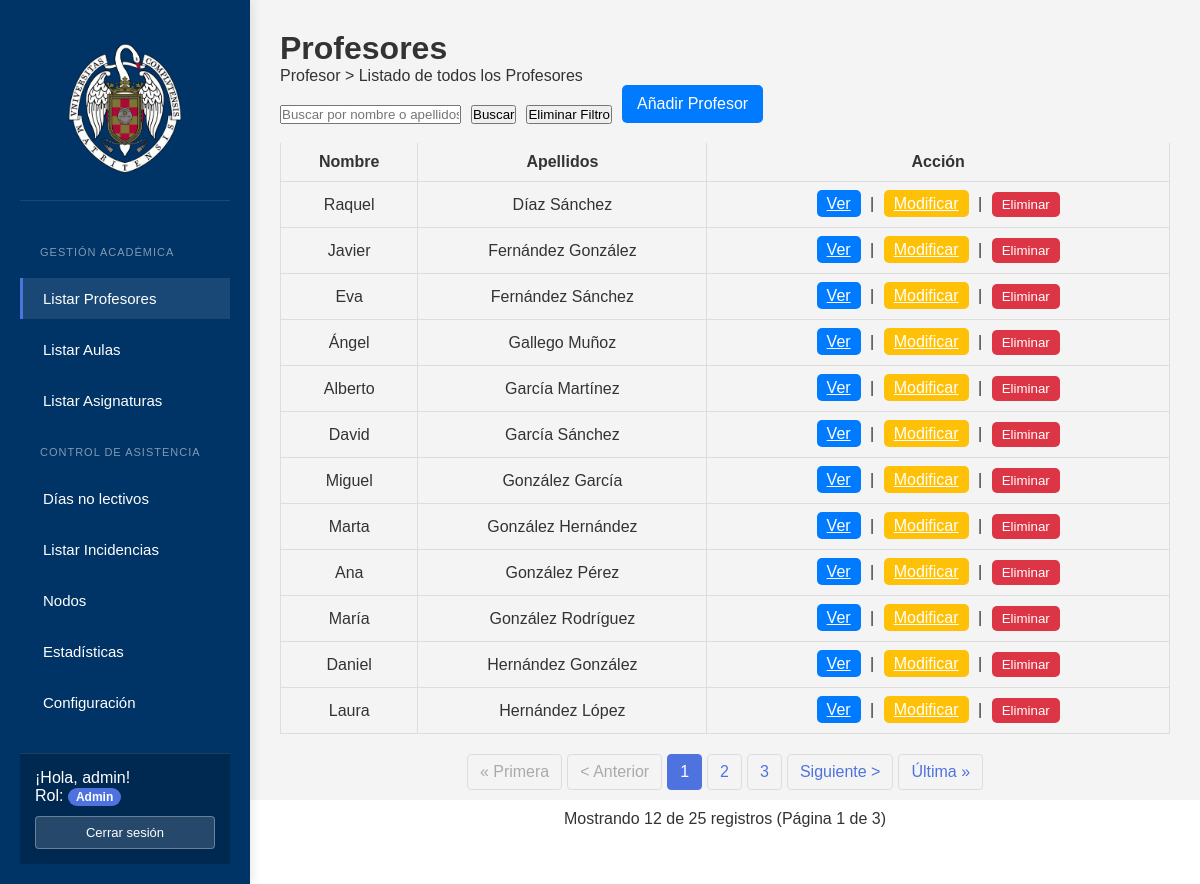
The app's page /ListadoProfesores.php (signed in) with its own data.
### tables this page shows
CREATE TABLE `profesores` (
  `id` int(11) NOT NULL,
  `nombre` varchar(50) NOT NULL,
  `apellidos` varchar(100) NOT NULL,
  `identificador` varchar(50) DEFAULT NULL,
  `CorreoPropio` varchar(100) DEFAULT NULL,
  `departamento_id` int(11) DEFAULT NULL
);

### www/ListadoProfesores.php (the view, shortened to what this page needs)
<!DOCTYPE html>
<html lang="es">
<head>
    <link rel="stylesheet" href="styles.css">
</head>
<body>
    <?php include("php/sidebar.php"); ?>
    <div class="main-content">
        <h1>Profesores</h1>
        <p>Profesor > Listado de todos los Profesores</p>
        <form method="GET" action="" style="display: flex; gap: 10px; align-items: center;">
            <input type="text" name="search" placeholder="Buscar por nombre o apellidos"
                   value="<?php echo isset($_GET['search']) ? htmlspecialchars($_GET['search']) : ''; ?>">
            <button type="submit">Buscar</button>
            <button type="button" onclick="window.location.href='ListadoProfesores.php'">Eliminar Filtro</button>
            <?php if (isset($_SESSION['rol']) && $_SESSION['rol'] === 'admin'): ?>
                <a href="AgregarProfesor.php" class="add-btn">Añadir Profesor</a>
            <?php endif; ?>
        </form>
        <table class="data-table">
            <thead>
                <tr>
                    <th>Nombre</th>
                    <th>Apellidos</th>
                    <th>Acción</th>
                </tr>
            </thead>
            <tbody>
                <?php
                include("php/conexion.php");
                $registros_por_pagina = 12;
                $pagina_actual = isset($_GET['pagina']) ? intval($_GET['pagina']) : 1;
                $offset = ($pagina_actual - 1) * $registros_por_pagina;
                $query = "SELECT * FROM profesores";
                $params = [];
                $types = "";
                $query_count = str_replace("SELECT *", "SELECT COUNT(*) as total", $query);
                $stmt_count = $conn->prepare($query_count);
                $stmt_count->execute();
                $result_count = $stmt_count->get_result();
                $row_count = $result_count->fetch_assoc();
                $total_registros = $row_count['total'];
                $total_paginas = ceil($total_registros / $registros_por_pagina);
                $query .= " ORDER BY apellidos, nombre LIMIT ? OFFSET ?";
                $params[] = $registros_por_pagina;
                $params[] = $offset;
                $types .= "ii";
                $stmt = $conn->prepare($query);
                if (!empty($params)) {
                    $stmt->bind_param($types, ...$params);
                }
                $stmt->execute();
                $result = $stmt->get_result();
                if ($result && $result->num_rows > 0) {
                    while ($row = $result->fetch_assoc()) {
                        echo "<tr>";
                        echo "<td data-label='Nombre'>" . htmlspecialchars($row['nombre']) . "</td>";
                        echo "<td data-label='Apellidos'>" . htmlspecialchars($row['apellidos']) . "</td>";
                        echo "<td data-label='Acción'>";
                        echo "<a href='VerDatosProfesor.php?id=" . htmlspecialchars($row['id']) . "' class='view-btn'>Ver</a>";
                        if (in_array($_SESSION['rol'], ['admin', 'editor'])) {
                            echo " | <a href='ModificarProfesor.php?id=" . htmlspecialchars($row['id']) . "' class='edit-btn'>Modificar</a>";
                        }
                        if ($_SESSION['rol'] === 'admin') {
                            echo " | <button onclick='confirmarEliminacion(" . htmlspecialchars($row['id']) . ")' class='delete-btn'>Eliminar</button>";
                        }
                        echo "</td>";
                        echo "</tr>";
                    }
                } else {
                    echo "<tr><td colspan='3'>No se encontraron resultados.</td></tr>";
                }
                ?>
            </tbody>
        </table>
        <?php if ($total_registros > 0): ?>
        <div class="pagination">
            <?php
            $url_params = [];
            $url_base = "ListadoProfesores.php?" . implode("&", $url_params);
            $url_base .= !empty($url_params) ? "&" : "";
            if ($pagina_actual > 1) {
                echo "<a href='{$url_base}pagina=1'>&laquo; Primera</a>";
                echo "<a href='{$url_base}pagina=" . ($pagina_actual - 1) . "'>&lt; Anterior</a>";
            } else {
                echo "<span class='disabled'>&laquo; Primera</span>";
                echo "<span class='disabled'>&lt; Anterior</span>";
            }
            $rango = 2;
            for ($i = max(1, $pagina_actual - $rango); $i <= min($total_paginas, $pagina_actual + $rango); $i++) {
                if ($i == $pagina_actual) {
                    echo "<span class='active'>{$i}</span>";
                } else {
                    echo "<a href='{$url_base}pagina={$i}'>{$i}</a>";
                }
            }
            if ($pagina_actual < $total_paginas) {
                echo "<a href='{$url_base}pagina=" . ($pagina_actual + 1) . "'>Siguiente &gt;</a>";
                echo "<a href='{$url_base}pagina={$total_paginas}'>Última &raquo;</a>";
            } else {
                echo "<span class='disabled'>Siguiente &gt;</span>";
                echo "<span class='disabled'>Última &raquo;</span>";
            }
            ?>
        </div>
        <p style="text-align: center;">
            Mostrando <?php echo min($registros_por_pagina, $result->num_rows); ?> de <?php echo $total_registros; ?> registros
            (Página <?php echo $pagina_actual; ?> de <?php echo $total_paginas; ?>)
        </p>
        <?php endif; ?>
    </div>
</body>
</html>

### www/styles.css (style rules this page uses)
* { margin: 0; padding: 0; box-sizing: border-box; }
body { font-family: Arial, sans-serif; color: #333; height: 100vh; display: flex; }
.main-content { flex-grow: 1; background-color: #f4f4f4; padding: 30px; }
table { width: 100%; border-collapse: collapse; }
table th, table td { text-align: center; padding: 10px; border-bottom: 1px solid #ddd; border-left: 1px solid #ddd; border-right: 1px solid #ddd; }
table th { background-color: #f4f4f4; }
.view-btn, .edit-btn, .delete-btn { background-color: #007bff; color: white; border: none; padding: 5px 10px; margin: 0 5px; border-radius: 5px; cursor: pointer; }
.edit-btn { background-color: #ffc107; }
.delete-btn { background-color: #dc3545; }
.add-btn { display: inline-block; margin-bottom: 20px; padding: 10px 15px; background-color: #007bff; color: white; text-decoration: none; border-radius: 5px; }

### www/ListadoProfesores.php (style rules this page uses)
.pagination { display: flex; justify-content: center; margin: 20px 0; gap: 5px; }
.pagination a, .pagination span { display: inline-block; padding: 8px 12px; text-decoration: none; border: 1px solid #ddd; color: #4e73df; border-radius: 4px; }
.pagination .active { background-color: #4e73df; color: white; border-color: #4e73df; }
.pagination .disabled { color: #aaa; cursor: not-allowed; }

### www/php/sidebar.php (style rules this page uses)
.main-content { flex: 1; }

### records on screen
profesores: nombre "Raquel", apellidos "Díaz Sánchez"
profesores: nombre "Javier", apellidos "Fernández González"
profesores: nombre "Eva", apellidos "Fernández Sánchez"
profesores: nombre "Ángel", apellidos "Gallego Muñoz"
profesores: nombre "Alberto", apellidos "García Martínez"
profesores: nombre "David", apellidos "García Sánchez"
profesores: nombre "Miguel", apellidos "González García"
profesores: nombre "Marta", apellidos "González Hernández"
profesores: nombre "Ana", apellidos "González Pérez"
profesores: nombre "María", apellidos "González Rodríguez"
profesores: nombre "Daniel", apellidos "Hernández González"
profesores: nombre "Laura", apellidos "Hernández López"

### other values on screen
$label "Listar Profesores Listar Aulas Listar Asignaturas Días no lectivos Listar Incidencias Nodos Estadísticas Configuración"
$_SESSION['username'] "admin"
$_SESSION['rol'] "Admin"
min($registros_por_pagina, $result->num_rows) "12"
$total_registros "25"
$pagina_actual "1"
$total_paginas "3"
